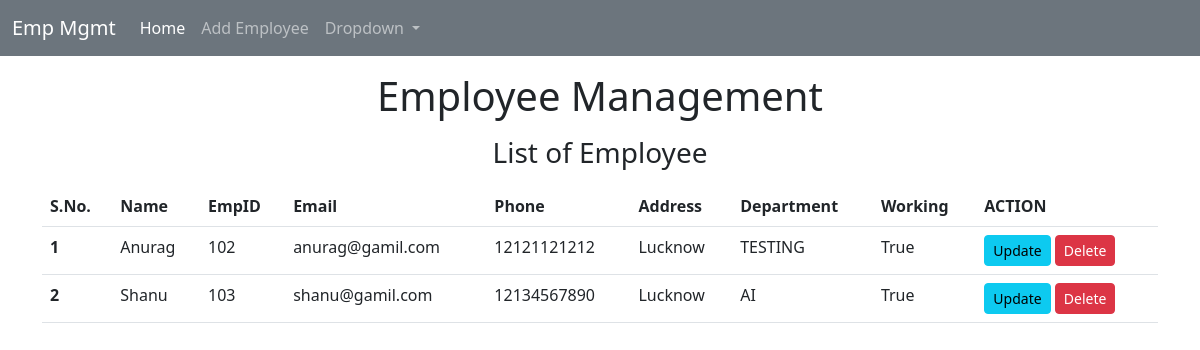
Page /emp/home/ on the earlier database version.
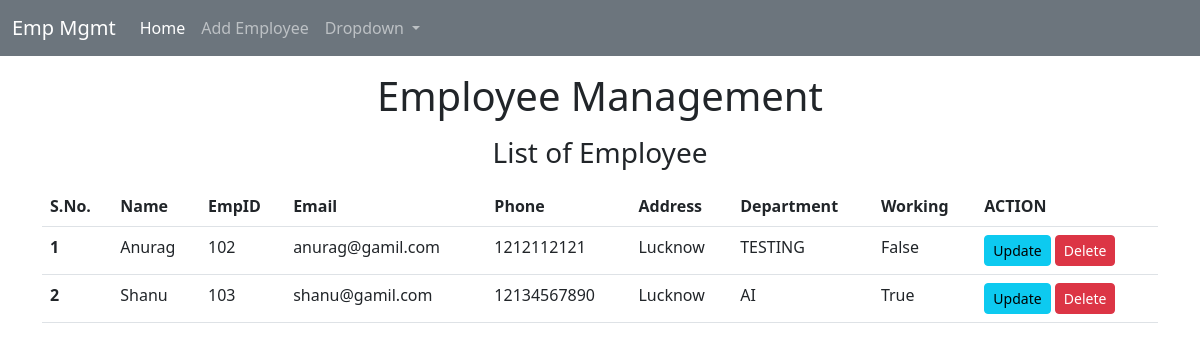
Same page on the later database version.
### emp/models.py (models this page shows, shortened)
class emp(models.Model):
    name = models.CharField(max_length=200)
    email = models.EmailField(max_length=55)
    empId = models.CharField(max_length=200)
    phone = models.CharField(max_length=10)
    address = models.CharField(max_length=150)
    working = models.BooleanField(default=True)
    department = models.CharField(max_length=10)

### emp/views.py (the view)
# urls.py: path("home/", emp_home),
def emp_home(request):
    emps = emp.objects.all()
    return render(request, "emp/home.html", {'emps':emps})

### templates/emp/home.html (shortened to what this page needs)
<!doctype html>
<html lang="en">
  <head>
    <link href="https://cdn.jsdelivr.net/npm/bootstrap@5.2.3/dist/css/bootstrap.min.css" rel="stylesheet">
  </head>
  <body>
    {% include 'emp/navbar.html' %}
    <h1 class="text-center my-3">Employee Management</h1>
    <h3 class="text-center my-3">List of Employee</h3>
    <div class="container">
      <table class="table table-hover">
          <head>
            <tr>
              <th scope="col">S.No.</th>
              <th scope="col">Name</th>
              <th scope="col">EmpID</th>
              <th scope="col">Email</th>
              <th scope="col">Phone</th>
              <th scope="col">Address</th>
              <th scope="col">Department</th>
              <th scope="col">Working</th>
              <th>ACTION</th>
            </tr>
          </head>
          <tbody>
            {% for e in emps %}
            <tr>
              <th scope="row">{{forloop.counter}}</th>
              <td>{{e.name}}</td>
              <td>{{e.empId}}</td>
              <td>{{e.email}}</td>
              <td>{{e.phone}}</td>
              <td>{{e.address}}</td>
              <td>{{e.department}}</td>
              <td>{{e.working}}</td>
              <td>
                <a href="/emp/updateEmp/{{e.id}}" class="btn btn-info btn-sm" >Update</a>
                <a href="/emp/deleteEmp/{{e.id}}" class="btn btn-danger btn-sm">Delete</a>
              </td>
            </tr>
            {% endfor %}
          </tbody>
      </table>
    </div>
  </body>
</html>

### templates/emp/navbar.html (shortened to what this page needs)
<nav class="navbar navbar-expand-lg navbar-dark bg-secondary">
    <div class="container-fluid">
      <a class="navbar-brand" href="/emp/home/">Emp Mgmt</a>
      <div class="collapse navbar-collapse" id="navbarSupportedContent">
        <ul class="navbar-nav me-auto mb-2 mb-lg-0">
          <li class="nav-item">
            <a class="nav-link active" aria-current="page" href="/emp/home/">Home</a>
          </li>
          <li class="nav-item">
            <a class="nav-link" href="/emp/addEmp/">Add Employee</a>
          </li>
          <li class="nav-item dropdown">
            <a class="nav-link dropdown-toggle" href="#" role="button" data-bs-toggle="dropdown" aria-expanded="false">
              Dropdown
            </a>
          </li>
        </ul>
      </div>
    </div>
  </nav>

Differences in the rows shown:
changed emp "Anurag": phone "12121121212" → "1212112121"; working "True" → "False"
